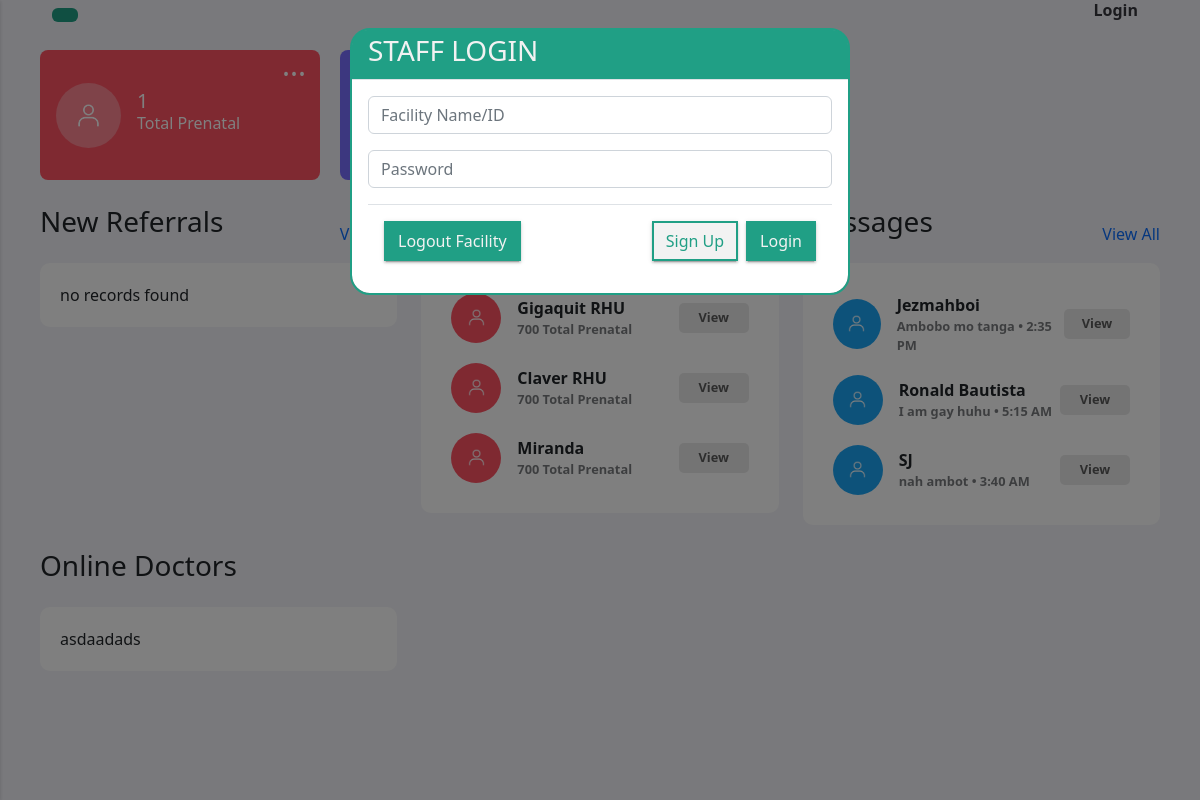
The app's page /index.php?yown (signed in), older data.
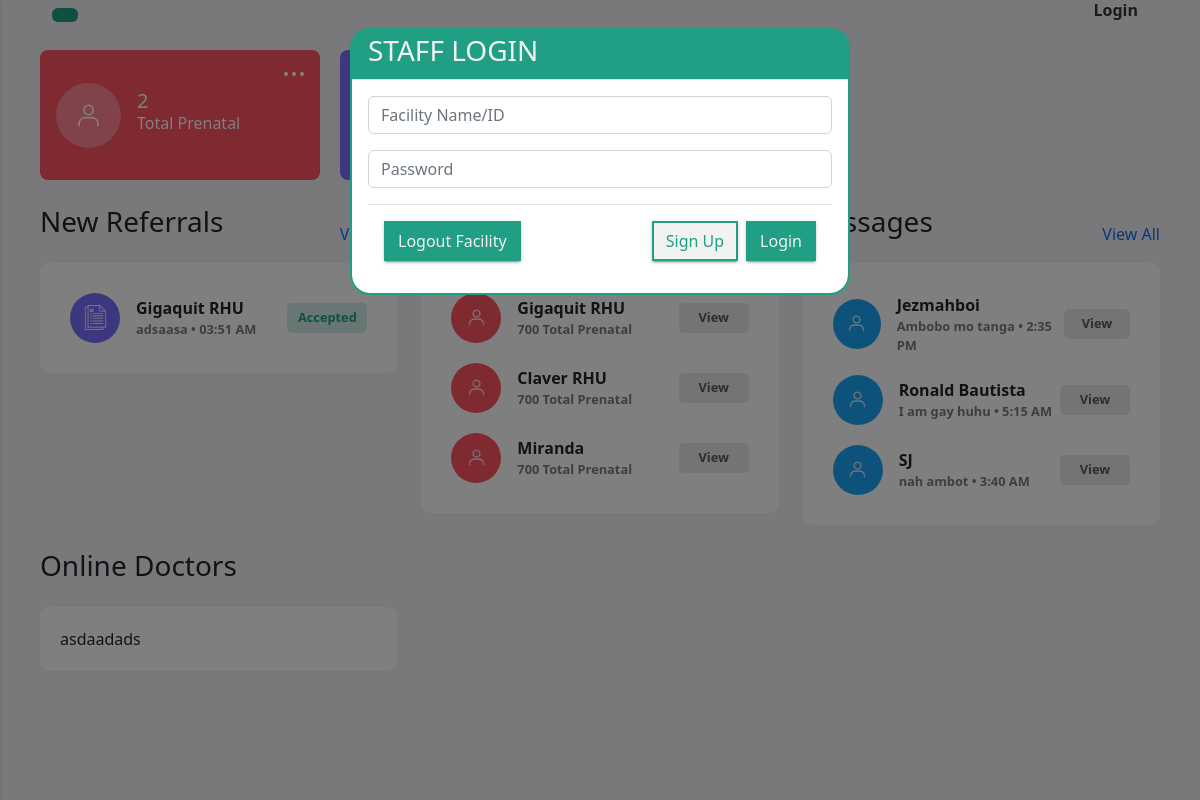
The same page, newer data.
### tables this page shows
CREATE TABLE `referral_records` (
  `id` int(11) NOT NULL,
  `fclt_id` int(11) NOT NULL,
  `rfrrl_id` int(11) NOT NULL,
  `date` varchar(255) NOT NULL,
  `time` varchar(255) NOT NULL,
  `referred_hospital` varchar(255) NOT NULL,
  `status` varchar(255) NOT NULL
);

CREATE TABLE `facilities` (
  `fclt_id` int(11) NOT NULL,
  `fclt_name` varchar(255) NOT NULL,
  `fclt_password` varchar(255) NOT NULL,
  `fclt_ref_id` varchar(255) NOT NULL,
  `fclt_type` varchar(255) NOT NULL,
  `fclt_address` varchar(255) NOT NULL,
  `img_url` text NOT NULL
);

CREATE TABLE `referral_forms` (
  `id` int(11) NOT NULL,
  `Name` varchar(255) DEFAULT NULL,
  `Age` varchar(255) DEFAULT NULL,
  `hey` varchar(255) DEFAULT NULL
);

CREATE TABLE `referral_transaction` (
  `id` int(11) NOT NULL,
  `fclt_id` int(11) NOT NULL,
  `rfrrl_id` int(11) NOT NULL,
  `status` varchar(255) NOT NULL,
  `date` varchar(255) NOT NULL,
  `time` varchar(255) NOT NULL,
  `reason` text NOT NULL
);

### includes/referral_functions.inc.php (called while the page is built, shortened)
<?php
include 'dbh.inc.php';
function minireferrals() {
    global $conn, $fclt_id;
    $sql = "SELECT *
    FROM referral_records
    INNER JOIN referral_transaction ON referral_transaction.rfrrl_id = referral_records.rfrrl_id
    INNER JOIN referral_forms ON referral_forms.id = referral_transaction.rfrrl_id
    INNER JOIN facilities ON facilities.fclt_id = referral_records.fclt_id
    WHERE referral_transaction.fclt_id = '$fclt_id' OR referral_records.fclt_id = '$fclt_id'
    LIMIT 5";
    $result = mysqli_query($conn, $sql);
    if ($result) {
        $referrals = mysqli_fetch_all($result, MYSQLI_ASSOC);
        return $referrals;
    } else {
        echo "Error executing query: " . mysqli_error($conn);
    }
    return array();
}

### index.php (the view, shortened to what the changed rows need)
<?php
include_once 'header.php';
include_once 'includes/referral_functions.inc.php';
$getminireferral = minireferrals();
$sql1 = "SELECT COUNT(*) as row_count FROM patients";
$sql2 = "SELECT COUNT(*) as row_count FROM referral_forms";
$result1 = mysqli_query($conn, $sql1);
$result2 = mysqli_query($conn, $sql2);
if ($result1 && $result2) {
    $patients = mysqli_fetch_assoc($result1);
    $referral = mysqli_fetch_assoc($result2);
    $patients = $patients['row_count'];
    $referral = $referral['row_count'];
}
?>
<div class="main-cards">
<div class="mini-cards" id="card1">
  <div class="mini-card-content">
    <h2 class="mini-name"><?php echo $patients;?></h2>
    <p class="mini-description">Total Prenatal</p>
  </div>
</div>
<div class="mini-cards" id="card2">
  <div class="mini-card-content">
    <h2 class="mini-name"><?php echo $referral;?></h2>
  </div>
</div>
</div>
<div class="main-feed">
  <div class="row">
  <div class="col-12 col-sm-12 col-md-6 col-lg-4 mb-4">
          <div class="home-feed">
          <div class="yourDivClass">
  <?php
      $count=0;
              foreach ($getminireferral as  $referrals) {
                  $fclt_name = $referrals['fclt_name'];
                  $time = $referrals['time'];
                  $name = $referrals['Name'];
                  $status = $referrals['status'];
                  ?>
      <div class="referral-card">
              <div class="mini-referral-logo" id="referral-logo">
                <img src="images/referral.png" alt="Logo" class="logo">
              </div>
                <div class="info">
                    <div class="name"><?= $fclt_name ?></div>
                  <?php
                    if($time == NULL){
                      ?>
                      <div class="description"><?= $name ?> • <?= $time?></div>
                      <?php
                    }else{
                      ?>
                  <div class="description"><?= $name ?> • <?= $time?></div>
                      <?php
                    }
                  ?>
                </div>
                <?php
                if($status == NULL){
                  ?>
                  <button class="confirm-button" id="Pendingbtn">Pending</button>
                  <?php
                }else{
                  ?>
                  <button class="confirm-button" id="<?= $status ?>btn"><?= $status ?></button>
                  <?php
                }
                ?>
            </div>
            <?php
      $count++;
        }
        if($count==0){
          echo"no records found";
        }
      ?>
        </div>
        </div>
        </div>
  </div>
</div>
<?php
include_once 'footer.php'
?>

Row changes from the older to the newer data that the page shows:
added referral_records: fclt.fclt_name "Gigaquit RHU", referral_forms.Name "adsaasa", referral_transaction.time "03:51 AM", referral_transaction.status "Accepted"
Text that changed along with them:
$patients: "1" → "2"
text no longer shown: "no records found"
